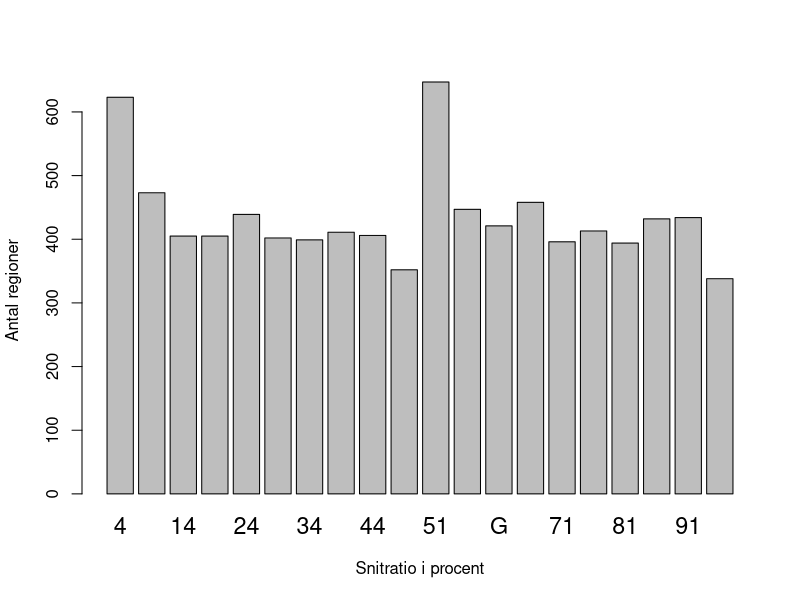
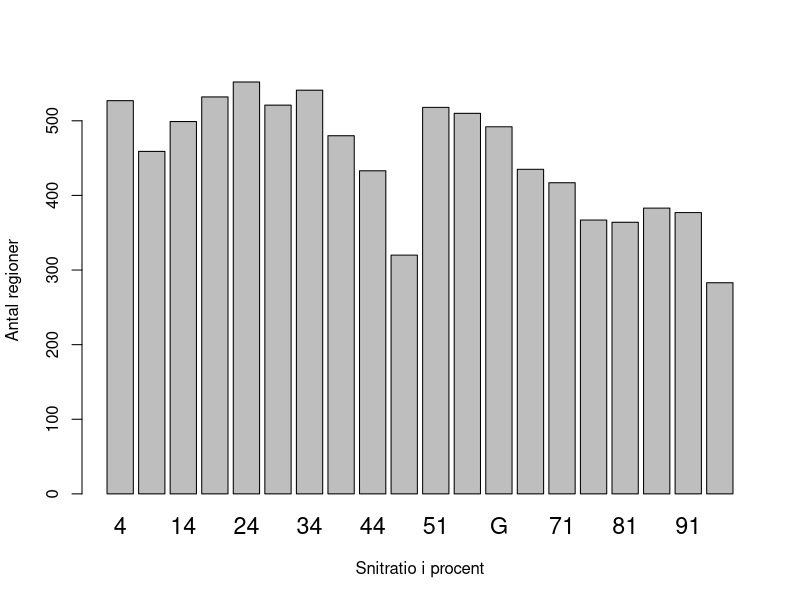
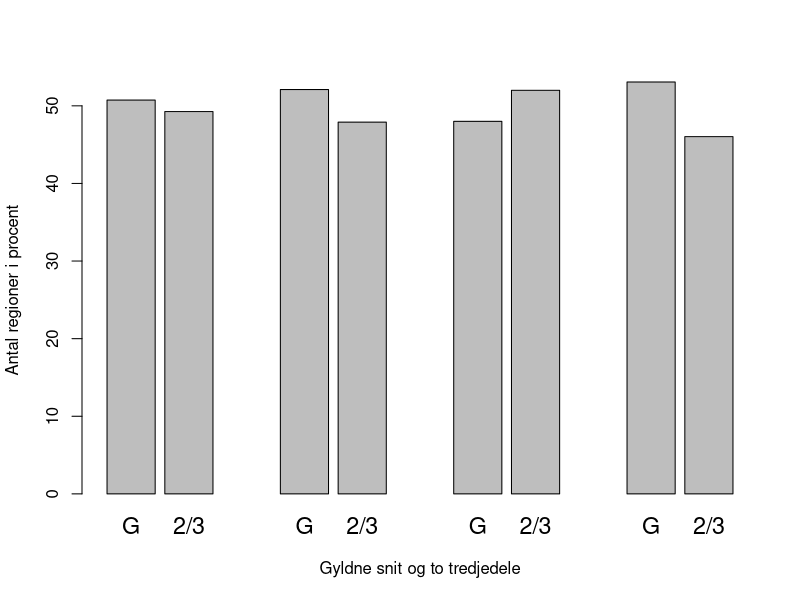

Source code (R) for these figures, in order:
d0 <- read.table("csv/cut0cut1eatsperratioU.csv", sep=",",header=TRUE)
d1 <- read.table("csv/cut2cut3eatsperratioU.csv", sep=",",header=TRUE)
d2 <- read.table("csv/G_vs_totradjedeleU.csv", sep=",",header=TRUE)

png("billeder/cut0cut1eatsperratioU.png", height = 480, width = 800)
barplot(d0$interessante.regioner,beside=TRUE,names=d0$ratios, cex.axis=1.0, cex.names = 1.4, xlab = "Snitratio i procent", ylab = "Antal regioner"  )
dev.off()
png("billeder/cut2cut3eatsperratioU.png", height = 480, width = 800)
barplot(d1$interessante.regioner,beside=TRUE,names=d1$ratios, cex.axis=1.0,  cex.names = 1.4, xlab = "Snitratio i procent", ylab = "Antal regioner"  )
dev.off()
png("billeder/G_vs_to_tredjedeleU.png", height = 480, width = 480)
barplot(d2$interessante.regioner,beside=TRUE,names=d2$ratios, cex.axis=1.0,  cex.names = 1.4, xlab = "Gyldne snit og to tredjedele", ylab = "Antal regioner i procent"  )
dev.off()
q()
